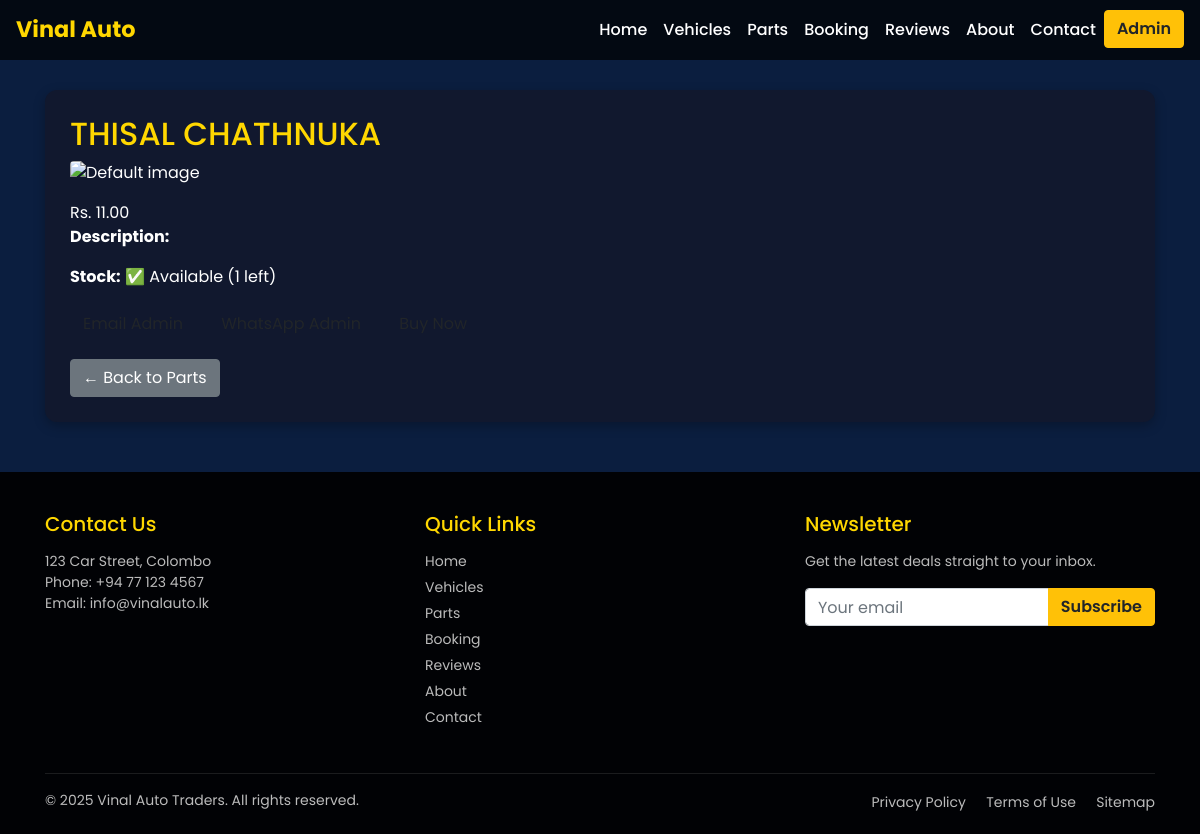
The app's page /view_part.php?id=5 with its own data.
### tables this page shows
CREATE TABLE `vehicle_parts` (
  `id` int(11) NOT NULL,
  `part_name` varchar(255) NOT NULL,
  `description` text DEFAULT NULL,
  `price` decimal(10,2) NOT NULL,
  `stock` int(11) DEFAULT 0,
  `image` varchar(255) DEFAULT NULL,
  `created_at` timestamp NOT NULL DEFAULT current_timestamp(),
  `category_id` int(11) DEFAULT NULL,
  `name` varchar(255) DEFAULT NULL
);

### view_part.php (the view, shortened to what this page needs)
<?php
include 'db.php';
$part_id = $_GET['id'] ?? 0;
$safe_id = mysqli_real_escape_string($conn, $part_id);
$result = mysqli_query($conn, "SELECT * FROM vehicle_parts WHERE id = '$safe_id' LIMIT 1");
$part = mysqli_fetch_assoc($result);
?>
<!DOCTYPE html>
<html lang="en">
<head>
  <link href="https://cdn.jsdelivr.net/npm/bootstrap@4.6.2/dist/css/bootstrap.min.css" rel="stylesheet" />
</head>
<body>
  <?php include 'a_nav.php'; ?>
<div class="container">
  <div class="part-card">
    <h2><?= htmlspecialchars($part['part_name']) ?></h2>
    <?php
    $image_path = "/vinal_auto/assets/uploads/" . htmlspecialchars($part['image']);
    $full_path = $_SERVER['DOCUMENT_ROOT'] . $image_path;
    if (!empty($part['image']) && file_exists($full_path)) {
      echo "<img src='$image_path' class='img-fluid rounded mb-3' alt='Image of " . htmlspecialchars($part['part_name']) . "'>";
    } else {
      echo "<img src='/vinal_auto/assets/default.jpg' class='img-fluid rounded mb-3' alt='Default image'>";
    }
    ?>
    <div class="price">Rs. <?= number_format($part['price'], 2) ?></div>
    <p><strong>Description:</strong><br><?= nl2br(htmlspecialchars($part['description'])) ?></p>
    <p><strong>Stock:</strong> <?= ($part['stock'] > 0) ? "✅ Available ({$part['stock']} left)" : "❌ Out of Stock"; ?></p>
    <a href="mailto:admin@example.com?subject=Buy Request for <?= urlencode($part['part_name']) ?>" class="btn btn-email btn-custom">Email Admin</a>
    <a href="https://wa.me/94768291088?text=Hello,%20I%20want%20to%20buy%20<?= urlencode($part['part_name']) ?>" target="_blank" class="btn btn-whatsapp btn-custom">WhatsApp Admin</a>
    <a href="#" class="btn btn-buy btn-custom" onclick="document.getElementById('buyForm').style.display='block'">Buy Now</a>
    <br><a href="/vinal_auto/parts.php" class="btn btn-secondary mt-3">← Back to Parts</a>
  </div>
</div>
<footer>
  <div class="container">
    <div class="row">
      <div class="col-md-4 mb-4">
        <h5>Contact Us</h5>
        <p>
          123 Car Street, Colombo<br>
          Phone: +94 77 123 4567<br>
          Email: info@vinalauto.lk
        </p>
      </div>
      <div class="col-md-4 mb-4">
        <h5>Quick Links</h5>
        <a href="index.php" class="footer-link">Home</a>
        <a href="vehicles.php" class="footer-link">Vehicles</a>
        <a href="parts.php" class="footer-link">Parts</a>
        <a href="book-test-drive.php" class="footer-link">Booking</a>
        <a href="reviews.php" class="footer-link">Reviews</a>
        <a href="about.php" class="footer-link">About</a>
        <a href="contact.php" class="footer-link">Contact</a>
      </div>
      <div class="col-md-4 mb-4">
        <h5>Newsletter</h5>
        <p>Get the latest deals straight to your inbox.</p>
        <form id="newsletterForm" method="POST">
          <div class="input-group">
            <input type="email"
                   name="newsletter_email"
                   class="form-control"
                   placeholder="Your email"
                   required>
            <div class="input-group-append">
              <button class="btn btn-warning" type="submit">Subscribe</button>
            </div>
          </div>
        </form>
      </div>
    </div>
    <hr style="border-color: rgba(255,255,255,0.1)">
    <div class="row">
      <div class="col-md-6">
        <p class="mb-0">&copy; <?php echo date('Y'); ?> Vinal Auto Traders. All rights reserved.</p>
      </div>
      <div class="col-md-6 text-md-right text-left">
        <a href="https://example.com/privacy-policy" class="footer-link d-inline">Privacy Policy</a>
        <a href="https://example.com/terms-of-use" class="footer-link d-inline ml-3">Terms of Use</a>
        <a href="https://example.com/sitemap" class="footer-link d-inline ml-3">Sitemap</a>
      </div>
    </div>
  </div>
</footer>
</body>
</html>

### view_part.php (style rules this page uses)
:root { --brand-bg: #0b1e3f; --brand-gold: #ffd700; --panel: #11182e; --text: #f4f4f4; }
body { font-family: 'Poppins', sans-serif; background-color: var(--brand-bg); color: var(--text); }
h2, h3 { color: var(--brand-gold); }
.part-card { background: #11182E; color: #ffffffff; border-radius: 12px; padding: 25px; margin-top: 90px; box-shadow: 0 4px 12px rgba(0,0,0,0.25); }
.btn-custom { border-radius: 8px; font-weight: 600; padding: 10px 18px; margin-right: 8px; }
.btn-buy { background: #007bff; color: white; }
.btn-email { background: #657995ff; color: white; }
.btn-whatsapp { background: #25D366; color: white; }
footer { background: #010205ff; color: #ddd; padding: 40px 0 20px; margin-top: 50px; }
footer h5 { color: var(--brand-gold); margin-bottom: 15px; }
footer p, footer a { color: #bbb; font-size: 14px; }
.footer-link { display: block; margin-bottom: 5px; }

### a_nav.php (style rules this page uses)
:root { --brand-bg: #0b1e3f; --brand-gold: #ffd700; --navbar-h: 56px; }
body { font-family: 'Poppins', sans-serif; margin: 0; padding: 0; background-color: var(--brand-bg); color: #fff; }
.btn-warning { font-weight: 600; }

### records on screen
vehicle_parts: part_name "THISAL CHATHNUKA", price "11.00", stock "1"
